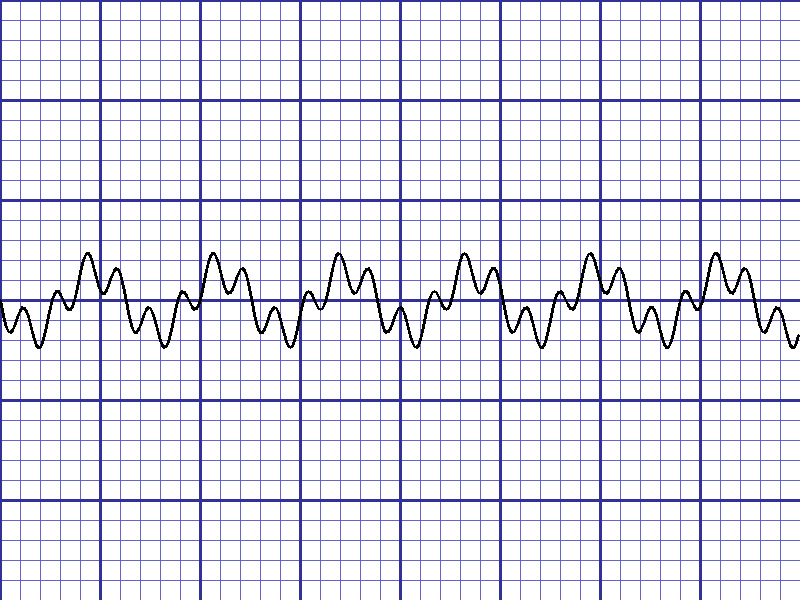
#> input picture functions_python/sample_ecg.png, 800 x 600 px
$ python -i kaggle_color_isolation.py   (imports and definitions only)
#> lines starting #> are read from the running program, lines starting #| are printed output that depends on the picture; after the words box and inside, x2 and y2 are one past the last pixel; in counts of white or black regions, pixels touching at a corner belong together
"""
ECG Color Isolation - Kaggle Notebook
=====================================

This notebook processes ECG images to separate:
- Black ECG traces (remove red grid AND text)
- Red grid only (remove black traces)

Naming convention:
- Regular: {original_name}--s-{version}-{method}-{color}-{score}.png
- Keeper:  {original_name}--sk-{version}-{method}-{color}-{score}.png

SCORING:
- RED: % black pixels x 1000 (LOWER = better, less contamination)
- BLACK: total black pixel count (HIGHER = better, more ECG data)

Only the BEST images get the --sk- prefix:
- BLACK: method with HIGHEST pixel count
- RED: method with LOWEST contamination score

Run this in a Kaggle notebook with the ECG dataset attached.
"""

# ============================================
# CELL 1: Install dependencies and imports
# ============================================

import os
import cv2
import numpy as np
from PIL import Image
from pathlib import Path
import json
import shutil
from datetime import datetime
from collections import defaultdict

# Check for optional libraries
try:
    from skimage import color
    from skimage.color import rgb2hsv
    SKIMAGE_AVAILABLE = True
except ImportError:
    SKIMAGE_AVAILABLE = False
    print("scikit-image not available, using OpenCV and Pillow only")

# For GCS upload
try:
    from google.cloud import storage
    GCS_AVAILABLE = True
except ImportError:
    GCS_AVAILABLE = False
    print("google-cloud-storage not available. Install with: pip install google-cloud-storage")

# [3 lines not run here, left out]


# ============================================
# CELL 2: Configuration
# ============================================

# Kaggle dataset path (adjust based on your setup)
KAGGLE_INPUT_PATH = "/kaggle/input/physionet-ecg-image-digitization/train"

# Version - change this when you want a fresh run
VERSION = "v6"

# Output path - all images go to same folder
# Regular images: --s- prefix
# Best/keeper images: --sk- prefix
OUTPUT_PATH = f"/kaggle/working/{VERSION}_color_split"
# [1 line not run here, left out]

# GCS Configuration (set these if uploading to GCS)
GCS_BUCKET = "hv-ecg-data"
GCS_FOLDER = "train"

# Processing options
USE_ALL_METHODS = True  # Try opencv, pillow, AND skimage on each image
SINGLE_METHOD = "opencv"  # Only used if USE_ALL_METHODS = False
OUTPUT_TYPE = "both"  # Options: "ecg" (black), "grid" (red), "both"

# Batch size for processing
BATCH_SIZE = 100

# TEST MODE: Set to a number to limit processing
TEST_LIMIT = 30  # Process first 30 images for testing!

# Minimum thresholds for saving
MIN_ECG_PIXELS = 1000
MIN_GRID_PIXELS = 5000

# Save behavior
SAVE_MONOTONE = True
DELETE_OLD_VERSIONS = True  # Delete images from previous versions at startup


# ============================================
# CELL 3: Cleanup Old Versions
# ============================================

# [20 lines left out: function delete_old_version_images, not called in this run]


# ============================================
# CELL 4: Text Detection and Removal
# ============================================

def detect_text_regions(image_bgr):
    """
    Detect text regions in the image using morphological operations.
    Text typically appears as small, dense clusters of dark pixels.
    """
    gray = cv2.cvtColor(image_bgr, cv2.COLOR_BGR2GRAY)

    _, binary = cv2.threshold(gray, 80, 255, cv2.THRESH_BINARY_INV)

    kernel_h = cv2.getStructuringElement(cv2.MORPH_RECT, (15, 1))
    kernel_v = cv2.getStructuringElement(cv2.MORPH_RECT, (1, 15))

    horizontal = cv2.morphologyEx(binary, cv2.MORPH_OPEN, kernel_h)
    horizontal = cv2.dilate(horizontal, kernel_h, iterations=2)

    vertical = cv2.morphologyEx(binary, cv2.MORPH_OPEN, kernel_v)
    vertical = cv2.dilate(vertical, kernel_v, iterations=2)

    text_mask = cv2.bitwise_or(horizontal, vertical)

    num_labels, labels, stats, centroids = cv2.connectedComponentsWithStats(binary, connectivity=8)

    text_regions = np.zeros_like(gray)

    for i in range(1, num_labels):
        x, y, w, h, area = stats[i]
        aspect_ratio = w / max(h, 1)
        is_text = False

        if area < 5000 and area > 50:
            if aspect_ratio > 2 or aspect_ratio < 0.5:
                is_text = True
            img_h, img_w = gray.shape
            if y < img_h * 0.15 or y > img_h * 0.85:
                is_text = True
            if x < img_w * 0.1 or x > img_w * 0.9:
                is_text = True

        if is_text:
            text_regions[labels == i] = 255

    final_text_mask = cv2.bitwise_or(text_mask, text_regions)

    kernel = cv2.getStructuringElement(cv2.MORPH_RECT, (5, 5))
    final_text_mask = cv2.dilate(final_text_mask, kernel, iterations=2)

    return final_text_mask


def remove_text_from_black(image_bgr, text_mask):
    """Remove text regions from the black (ECG) image."""
    result = image_bgr.copy()
    result[text_mask > 0] = [255, 255, 255]
    return result


# ============================================
# CELL 5: Quality Score Functions
# ============================================

# [25 lines left out: functions calculate_red_quality_score, calculate_black_quality_score, not called in this run]


# ============================================
# CELL 6: Color Isolation Functions
# ============================================

def isolate_ecg_opencv(image_bgr, remove_text=True):
    """Remove red grid, keep black ECG traces using OpenCV."""
    metrics = {'method': 'opencv', 'type': 'ecg'}

    hsv = cv2.cvtColor(image_bgr, cv2.COLOR_BGR2HSV)

    lower_red1 = np.array([0, 50, 50])
    upper_red1 = np.array([10, 255, 255])
    lower_red2 = np.array([170, 50, 50])
    upper_red2 = np.array([180, 255, 255])

    mask_red1 = cv2.inRange(hsv, lower_red1, upper_red1)
    mask_red2 = cv2.inRange(hsv, lower_red2, upper_red2)
    red_mask = cv2.bitwise_or(mask_red1, mask_red2)

    lower_pink = np.array([0, 20, 150])
    upper_pink = np.array([20, 100, 255])
    pink_mask = cv2.inRange(hsv, lower_pink, upper_pink)

    grid_mask = cv2.bitwise_or(red_mask, pink_mask)

    kernel = cv2.getStructuringElement(cv2.MORPH_ELLIPSE, (3, 3))
    grid_mask = cv2.dilate(grid_mask, kernel, iterations=1)

    gray = cv2.cvtColor(image_bgr, cv2.COLOR_BGR2GRAY)

    dark_threshold = 100
    dark_mask = gray < dark_threshold
    non_grid_dark = np.logical_and(dark_mask, grid_mask == 0)

    result = np.ones_like(gray) * 255
    result[non_grid_dark] = gray[non_grid_dark]

    result_bgr = cv2.cvtColor(result, cv2.COLOR_GRAY2BGR)

    if remove_text:
        text_mask = detect_text_regions(image_bgr)
        result_bgr = remove_text_from_black(result_bgr, text_mask)
        metrics['text_pixels_removed'] = int(np.sum(text_mask > 0))

    metrics['pixels_removed'] = int(np.sum(grid_mask > 0))
    metrics['pixels_kept'] = int(np.sum(non_grid_dark))

    return result_bgr, metrics


def isolate_grid_opencv(image_bgr):
    """Remove black ECG traces, keep red grid only using OpenCV."""
    metrics = {'method': 'opencv', 'type': 'grid'}

    hsv = cv2.cvtColor(image_bgr, cv2.COLOR_BGR2HSV)

    lower_red1 = np.array([0, 30, 30])
    upper_red1 = np.array([15, 255, 255])
    lower_red2 = np.array([165, 30, 30])
    upper_red2 = np.array([180, 255, 255])

    mask_red1 = cv2.inRange(hsv, lower_red1, upper_red1)
    mask_red2 = cv2.inRange(hsv, lower_red2, upper_red2)
    red_mask = cv2.bitwise_or(mask_red1, mask_red2)

    lower_pink = np.array([0, 10, 150])
    upper_pink = np.array([25, 150, 255])
    pink_mask = cv2.inRange(hsv, lower_pink, upper_pink)

    grid_mask = cv2.bitwise_or(red_mask, pink_mask)

    kernel = cv2.getStructuringElement(cv2.MORPH_RECT, (2, 2))
    grid_mask = cv2.morphologyEx(grid_mask, cv2.MORPH_CLOSE, kernel)

    result = np.ones_like(image_bgr) * 255
    result[grid_mask > 0] = image_bgr[grid_mask > 0]

    metrics['pixels_kept'] = int(np.sum(grid_mask > 0))

    return result, metrics


# [126 lines left out: functions isolate_ecg_pillow, isolate_grid_pillow, isolate_ecg_skimage, isolate_grid_skimage, not called in this run]


# ============================================
# CELL 7: Processing Functions
# ============================================

METHOD_NAMES = {'opencv': 'opencv', 'pillow': 'pillow', 'skimage': 'skimage'}


def process_image(image_path, method='opencv', output_type='both'):
    """Process a single image for color isolation."""
#> called with image_path = 'functions_python/sample_ecg.png', method = 'opencv', output_type = 'both'
    image = cv2.imread(str(image_path))
#> image is the input picture: shape (600, 800, 3); mean B, G, R 241.6, 228.6, 228.6
    if image is None:
        return {'success': False, 'error': f'Could not read image: {image_path}'}

    results = {'success': True, 'outputs': {}}

    try:
        if output_type in ['ecg', 'both']:
            if method == 'opencv':
                ecg_img, ecg_metrics = isolate_ecg_opencv(image, remove_text=True)
#> in isolate_ecg_opencv, `hsv = cv2.cvtColor(image_bgr, cv2.COLOR_BGR2HSV)`: hsv: shape (600, 800, 3); mean H, S, V 15.7, 19, 241.6
#> in isolate_ecg_opencv, `mask_red1 = cv2.inRange(hsv, lower_red1, upper_red1)`: mask_red1: shape (600, 800); every value is 0
#> in isolate_ecg_opencv, `gray = cv2.cvtColor(image_bgr, cv2.COLOR_BGR2GRAY)`:
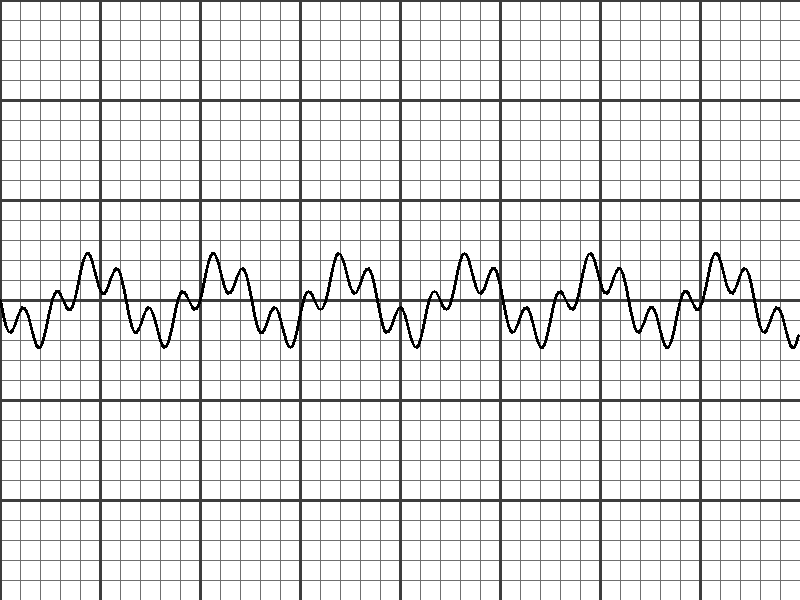
#> gray: shape (600, 800); min 0, max 255, mean 230
#> in isolate_ecg_opencv, `dark_mask = gray < dark_threshold`:
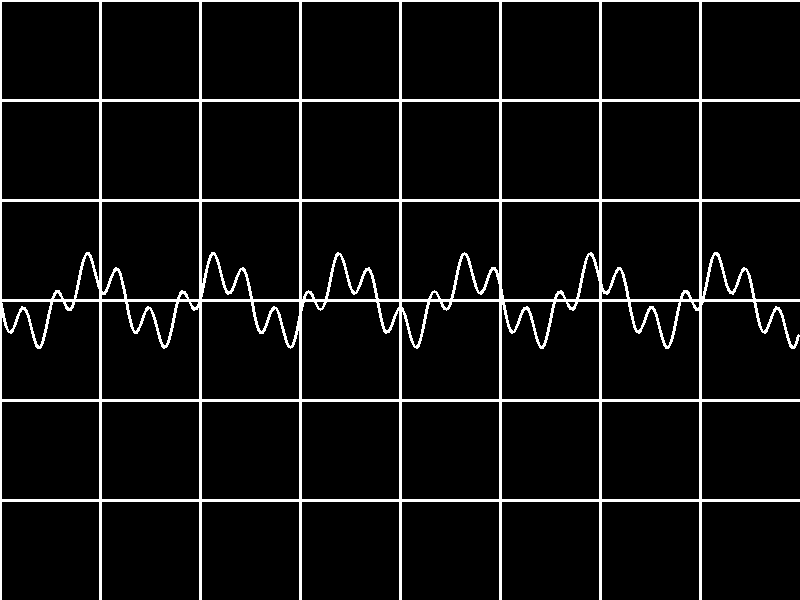
#> dark_mask: shape (600, 800) bool; 6.9% white; 1 white region, box (x1, y1, x2, y2) and area: (0, 0, 800, 600) 32995
#> in detect_text_regions, `horizontal = cv2.morphologyEx(binary, cv2.MORPH_OPEN, kernel_h)`:
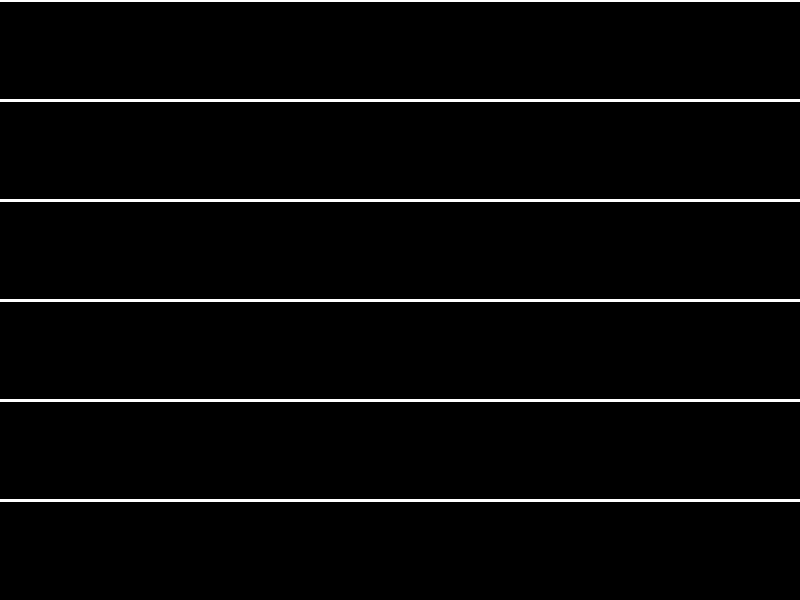
#> horizontal: shape (600, 800); 2.8% white; 6 white regions, box (x1, y1, x2, y2) and area: (0, 99, 800, 102) 2400, (0, 199, 800, 202) 2400, (0, 299, 800, 302) 2400, (0, 399, 800, 402) 2400, (0, 499, 800, 502) 2400, (0, 0, 800, 2) 1600
#> in detect_text_regions, `vertical = cv2.morphologyEx(binary, cv2.MORPH_OPEN, kernel_v)`: vertical: shape (600, 800); 3% white; 28 white regions (6 under 20 px), largest, box (x1, y1, x2, y2) and area: (499, 0, 505, 600) 1847, (298, 0, 302, 600) 1815, (99, 0, 102, 600) 1800
#> in detect_text_regions, `vertical = cv2.dilate(vertical, kernel_v, iterations=2)`:
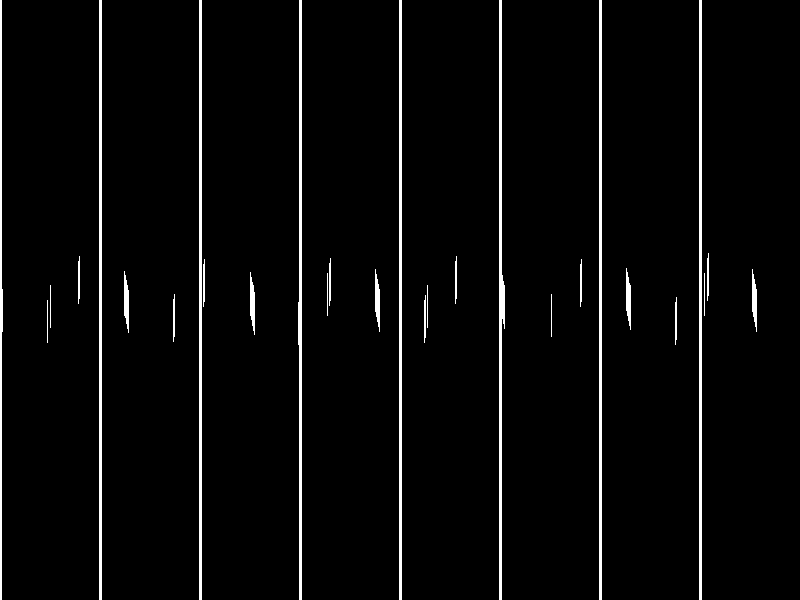
#> vertical: shape (600, 800); 3.4% white; 28 white regions, largest, box (x1, y1, x2, y2) and area: (499, 0, 505, 600) 1931, (298, 0, 302, 600) 1843, (99, 0, 102, 600) 1800
#> in detect_text_regions, `text_mask = cv2.bitwise_or(horizontal, vertical)`:
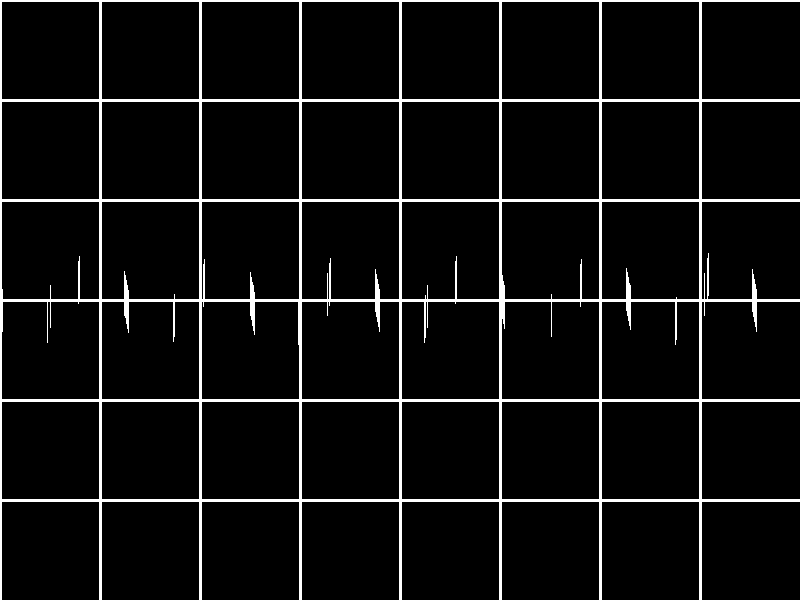
#> text_mask: shape (600, 800); 6.1% white; 1 white region, box (x1, y1, x2, y2) and area: (0, 0, 800, 600) 29203
#> in detect_text_regions, `num_labels, labels, stats, centroids = cv2.connectedComponentsWithStat..`: num_labels = 2; stats = [[2, 2, 798, 598, 447005], [0, 0, 800, 600, 32995]]; centroids = [[400.5, 300.5], [385.7, 286]]
#> the loop in detect_text_regions, `for i in range(1, num_labels):` made 1 pass
#> (x, y, w, h, area, aspect_ratio) on pass 1: (0, 0, 800, 600, 32995, 1.33)
#> in detect_text_regions, `final_text_mask = cv2.dilate(final_text_mask, kernel, iterations=2)`:
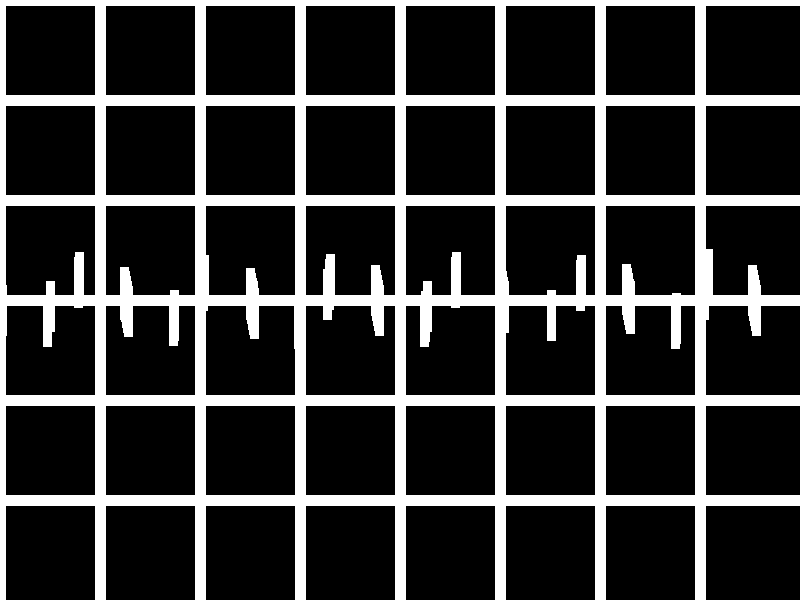
#> final_text_mask: shape (600, 800); 21.2% white; 1 white region, box (x1, y1, x2, y2) and area: (0, 0, 800, 600) 101972
#> in remove_text_from_black, `result[text_mask > 0] = [255, 255, 255]`:
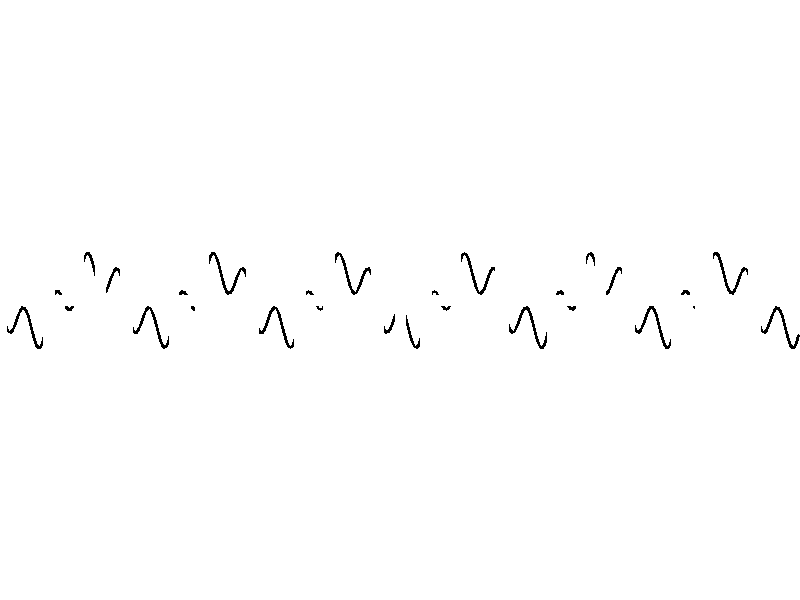
#> result: shape (600, 800, 3); 99.3% white; black in thin lines or dots, all inside (x1, y1, x2, y2) = (7, 252, 800, 349)
#> ecg_metrics = {'method': 'opencv', 'type': 'ecg', 'text_pixels_removed': 101972, 'pixels_removed': 0, 'pixels_kept': 32995}
            elif method == 'pillow':
                ecg_img, ecg_metrics = isolate_ecg_pillow(image, remove_text=True)
            elif method == 'skimage':
                ecg_img, ecg_metrics = isolate_ecg_skimage(image, remove_text=True)
            results['outputs']['ecg'] = {'image': ecg_img, 'metrics': ecg_metrics}

        if output_type in ['grid', 'both']:
            if method == 'opencv':
                grid_img, grid_metrics = isolate_grid_opencv(image)
#> in isolate_grid_opencv, `result[grid_mask > 0] = image_bgr[grid_mask > 0]`: result: shape (600, 800, 3); every value is 255
#> grid_metrics = {'method': 'opencv', 'type': 'grid', 'pixels_kept': 0}
            elif method == 'pillow':
                grid_img, grid_metrics = isolate_grid_pillow(image)
            elif method == 'skimage':
                grid_img, grid_metrics = isolate_grid_skimage(image)
            results['outputs']['grid'] = {'image': grid_img, 'metrics': grid_metrics}

    except Exception as e:
        results['success'] = False
        results['error'] = str(e)

    return results


# [347 lines left out: functions generate_output_filename, find_ecg_images, process_single_image_all_methods, select_and_keep_best, process_batch, main, not called in this run]


# ============================================
# CELL 10: Run Everything
# ============================================

# [15 lines not run here, left out]

>>> result = process_image('functions_python/sample_ecg.png')
#> result = 2 items
